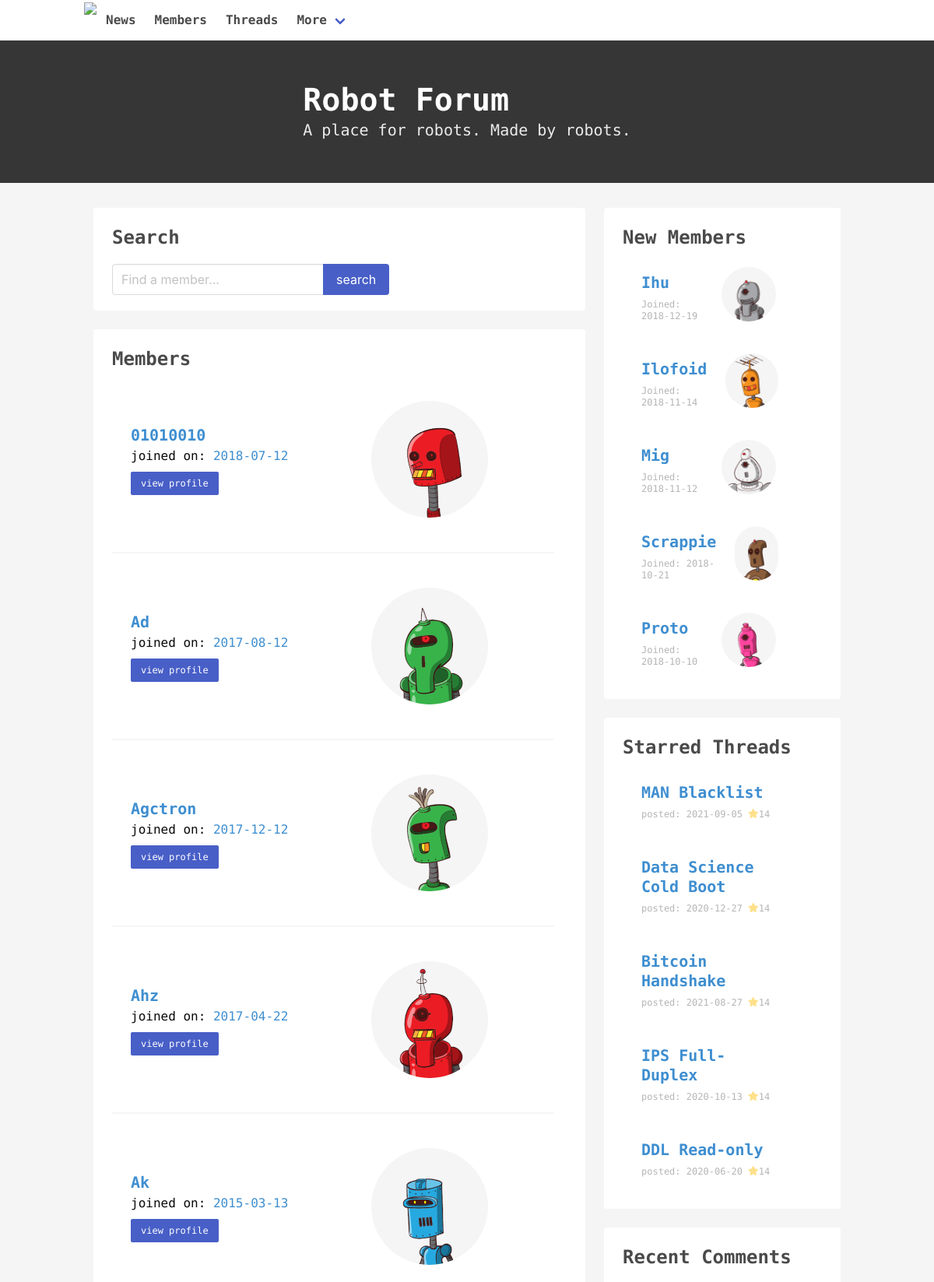
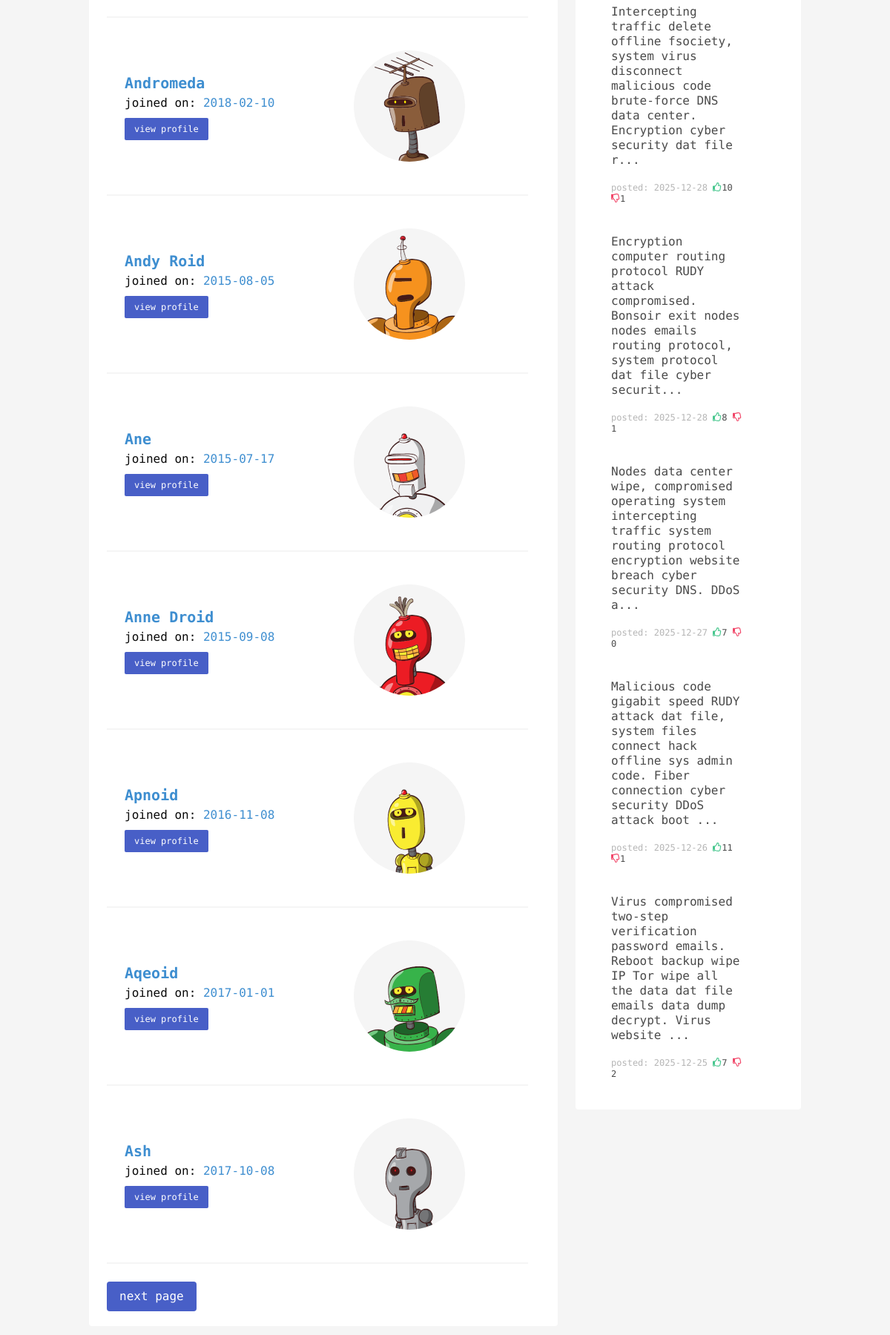
The page /members/ on the database its author committed (2 pictures, top to bottom).
### app.py (models this page shows, shortened)
class Robots(db.Model):
    __tablename__ = 'robots'
    robot_id = db.Column(db.Float, primary_key=True)
    robot_name = db.Column(db.Text)
    robot_avatar = db.Column(db.Text)
    robot_age = db.Column(db.Float)
    robot_joined = db.Column(db.Text)
    robot_image = db.Column(db.Text)

class Threads(db.Model):
    __tablename__ = 'threads'
    thread_id = db.Column(db.Float, primary_key=True)
    thread_robot_id = db.Column(db.Float, db.ForeignKey('robots.robot_id'))
    thread_name = db.Column(db.Text)
    thread_tags = db.Column(db.Text)
    thread_content = db.Column(db.Text)
    thread_date = db.Column(db.Text)
    thread_stars = db.Column(db.Float)

class Comments(db.Model):
    __tablename__ = 'comments'
    comment_id = db.Column(db.Float, primary_key=True)
    comment_thread_id = db.Column(db.Float, db.ForeignKey('threads.thread_id'))
    comment_content = db.Column(db.Text)
    comment_date = db.Column(db.Text)
    comment_thumbs_up = db.Column(db.Float)
    comment_thumbs_down = db.Column(db.Float)

### app.py (the view)
@app.route('/members/', methods=['POST', 'GET'])
def members():
    if request.method == "POST":
        search = request.form['search']
        return redirect(url_for('members', search=search, page_number=1))
    else:
        search = request.args.get('search', None)
        page_number_string = request.args.get('page_number', '1')
        page_number = float(page_number_string)
        if search:
            search_terms = return_search_terms(search)
            search_conditions = return_search_conditions(search_terms, 'Robots')
            members = R.query.filter(and_(*search_conditions)).order_by(R.robot_name)\
                             .paginate(page=page_number, per_page=app.config['PER_PAGE'], error_out=True)
        else:
            members = R.query.order_by(R.robot_name).paginate(page=page_number, per_page=app.config['PER_PAGE'], error_out=True)
        return render_template('members.html', members=members, search=search, side_data=fetch_side_data())

### app.py (called while the page is built)
def fetch_side_data():
    limit = 5
    starred_threads = T.query.order_by(desc(T.thread_stars)).limit(limit)
    new_members = R.query.order_by(desc(R.robot_joined)).limit(limit)
    latest_comments = C.query.order_by(desc(C.comment_date)).limit(limit)
    sidebar_data = {'starred-threads': starred_threads,
                    'new-members': new_members,
                    'latest-comments': latest_comments}
    return sidebar_data

### templates/members.html (shortened to what this page needs)
{% extends 'base.html' %}
    {% set placeholder = "Find a member..."%}
    {% block search %}
        {% include 'search-form.html' %}
    {% endblock search%}
{% block content %}
<section class="notification has-background-white">
    <p class="has-text-weight-semibold is-size-4" style="margin-bottom: 1rem;">Members</p>
    {% for m in members.items %}
        <div class="notification is-white">
            <section class="columns is-vcentered">
                <div class="column has-text-centered-mobile">
                    <p class="has-text-info has-text-weight-semibold is-size-5">{{ m.robot_name }}</p>
                    <p>joined on: <span class = "has-text-info">{{ m.robot_joined }}<span></p>
                    <a class="button is-link is-small" style ="margin-top:.5rem;" href="{{ url_for('memberview', member_id=m.robot_id) }}">view profile</a>
                </div>
                <div class="column">
                    <figure class="image">
                        <img src="{{ url_for('static', filename=m.robot_image) }}" style = "margin:auto; width:150px; height: 150px; " class="has-background-light is-rounded">
                    </figure>
                </div>
            </section>
            </div>
            <hr>
    {% endfor %}
    {% if members.has_next %}
        <a class = "is-link button"  href = "{{ url_for('members',search=search, page_number = members.next_num) }} ">next page</a>
    {% endif %}
</section>
{% endblock content %}

### templates/base.html (shortened to what this page needs)
<!DOCTYPE html>
<html>
<head>
    <link rel="stylesheet" href="https://cdnjs.cloudflare.com/ajax/libs/bulma/0.7.2/css/bulma.min.css">
</head>
<body class="has-background-light">
    {% include 'navbar.html' %}
    <section class="hero is-dark is-small" style="padding: 3.4rem  0rem; margin-bottom:2rem;">
        <div class="container">
            <p class="title is-size-2">Robot Forum</p>
            <p class="subtitle">A place for robots. Made by robots.</p>
        </div>
    </section>
    <div class="container">
        <section class="columns">
            <article class="column is-8">
                {% block search %}
                {% endblock search %}
                {% block content %}
                {% endblock content %}
            </article>
            <article class="column is-4">
                <div class="notification has-background-white has-text-centered-mobile">
                    <p class="has-text-weight-semibold is-size-4">New Members</p>
                    <ul class="menu-list">
                        {% for t in side_data['new-members'] %}
                            <li>
                                <div class="notification has-background-white">
                                    <section class="columns is-vcentered">
                                        <div class = "column">
                                            <a style="padding:.5rem 0rem;" href="{{ url_for('memberview',member_id=t.robot_id) }}" class="has-text-info has-text-weight-semibold is-size-5">{{ t.robot_name }}</a>
                                            <p class="has-text-grey-light is-size-7">Joined: {{ t.robot_joined}}</p>
                                        </div>
                                        <figure class="column image">
                                            <img style = "margin:auto; width:70px; height: 70px; " class="has-background-light is-rounded" src="{{ url_for('static', filename=t.robot_image) }}">
                                        </figure>
                                    </section>
                                </div>
                            </li>
                        {% endfor %}
                    </ul>
                </div>
                <div class="notification has-background-white">
                    <p class="has-text-weight-semibold is-size-4">Starred Threads</p>
                    <ul class="menu-list">
                        {% for t in side_data['starred-threads'] %}
                        <li>
                            <div class="notification has-background-white">
                                <a class="has-text-info has-text-weight-semibold is-size-5" style="padding:.5rem 0rem;" href="{{ url_for('threadview', thread_id=t.thread_id) }}">{{ t.thread_name}}</a>
                                <p class = "has-text-grey-light is-size-7">posted: {{ t.thread_date }} <i class="fas fa-star has-text-warning"></i><span>{{ t.thread_stars|int }}</span></p>
                            </div>
                        </li>
                        {% endfor %}
                    </ul>
                </div>
                <div class="notification has-background-white">
                    <p class="has-text-weight-semibold is-size-4">Recent Comments</p>
                    <ul class="menu-list">
                        {% for t in side_data['latest-comments'] %}
                        <li>
                            <div class="notification has-background-white">
                                <p>{{ t.comment_content[:150] | replace('<br>','') }}...</p><br>
                                <div class = "is-size-7">
                                    <span class="has-text-grey-light">posted: {{ t.comment_date }}</span>
                                    <i class="far fa-thumbs-up has-text-success "></i><span class="small">{{ t.comment_thumbs_up |int }}</span>
                                    <i class="far fa-thumbs-down has-text-danger"></i><span class="small">{{ t.comment_thumbs_down |int }}</span>
                                </div>
                            </div>
                        </li>
                        {% endfor %}
                    </ul>
                </div>
            </article>
        </section>
    </div>
</body>
</html>

### templates/base.html (style rules this page uses)
a { text-decoration:none !important; }
body { font-family: 'Share Tech Mono', monospace; }

### rows shown on the page
Robots: robot_name "01010010", robot_joined "2018-07-12", robot_image (picture)
Robots: robot_name "Ad", robot_joined "2017-08-12", robot_image (picture)
Robots: robot_name "Agctron", robot_joined "2017-12-12", robot_image (picture)
Robots: robot_name "Ahz", robot_joined "2017-04-22", robot_image (picture)
Robots: robot_name "Ak", robot_joined "2015-03-13", robot_image (picture)
Robots: robot_name "Andromeda", robot_joined "2018-02-10", robot_image (picture)
Robots: robot_name "Andy Roid", robot_joined "2015-08-05", robot_image (picture)
Robots: robot_name "Ane", robot_joined "2015-07-17", robot_image (picture)
Robots: robot_name "Anne Droid", robot_joined "2015-09-08", robot_image (picture)
Robots: robot_name "Apnoid", robot_joined "2016-11-08", robot_image (picture)
Robots: robot_name "Aqeoid", robot_joined "2017-01-01", robot_image (picture)
Robots: robot_name "Ash", robot_joined "2017-10-08", robot_image (picture)
Robots: robot_name "Ihu", robot_joined "2018-12-19", robot_image (picture)
Robots: robot_name "Ilofoid", robot_joined "2018-11-14", robot_image (picture)
Robots: robot_name "Mig", robot_joined "2018-11-12", robot_image (picture)
Robots: robot_name "Scrappie", robot_joined "2018-10-21", robot_image (picture)
Robots: robot_name "Proto", robot_joined "2018-10-10", robot_image (picture)
Threads: thread_name "MAN Blacklist", thread_date "2021-09-05", thread_stars "14"
Threads: thread_name "Data Science Cold Boot", thread_date "2020-12-27", thread_stars "14"
Threads: thread_name "Bitcoin Handshake", thread_date "2021-08-27", thread_stars "14"
Threads: thread_name "IPS Full-Duplex", thread_date "2020-10-13", thread_stars "14"
Threads: thread_name "DDL Read-only", thread_date "2020-06-20", thread_stars "14"
Comments: comment_content "Intercepting traffic delete offline fsociety, system virus disconnect malicious code brute-force DNS data center. Encryption cyber security dat file r", comment_date "2025-12-28", comment_thumbs_up "10", comment_thumbs_down "1"
Comments: comment_content "Encryption computer routing protocol RUDY attack compromised. Bonsoir exit nodes nodes emails routing protocol, system protocol dat file cyber securit", comment_date "2025-12-28", comment_thumbs_up "8", comment_thumbs_down "1"
Comments: comment_content "Nodes data center wipe, compromised operating system intercepting traffic system routing protocol encryption website breach cyber security DNS. DDoS a", comment_date "2025-12-27", comment_thumbs_up "7", comment_thumbs_down "0"
Comments: comment_content "Malicious code gigabit speed RUDY attack dat file, system files connect hack offline sys admin code. Fiber connection cyber security DDoS attack boot", comment_date "2025-12-26", comment_thumbs_up "11", comment_thumbs_down "1"
Comments: comment_content "Virus compromised two-step verification password emails. Reboot backup wipe IP Tor wipe all the data dat file emails data dump decrypt. Virus website", comment_date "2025-12-25", comment_thumbs_up "7", comment_thumbs_down "2"
